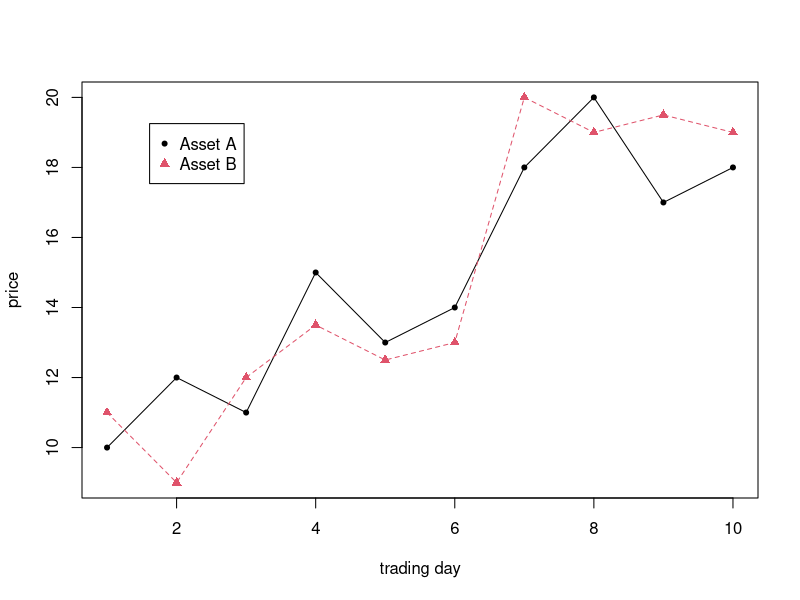
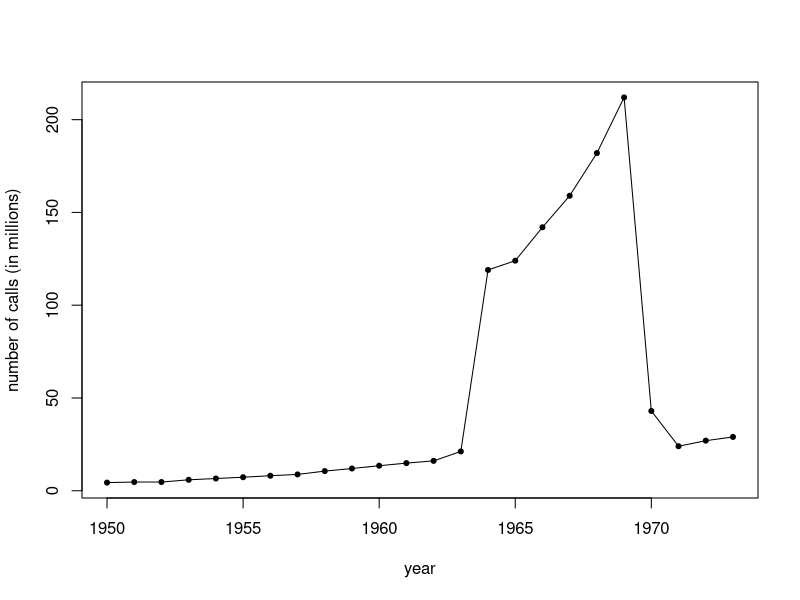
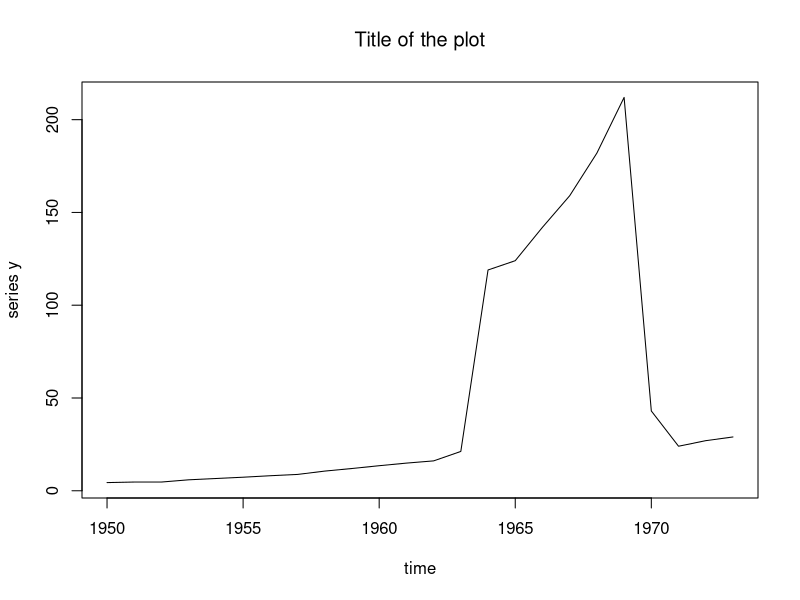
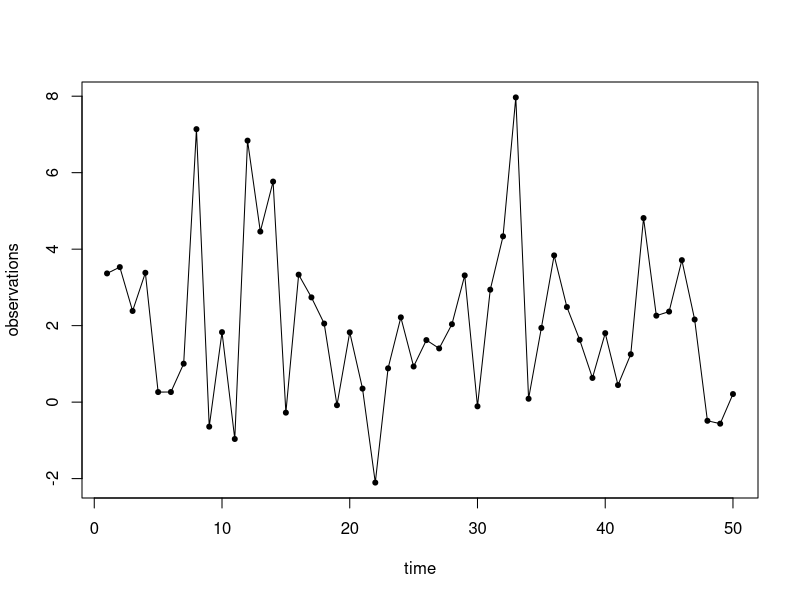
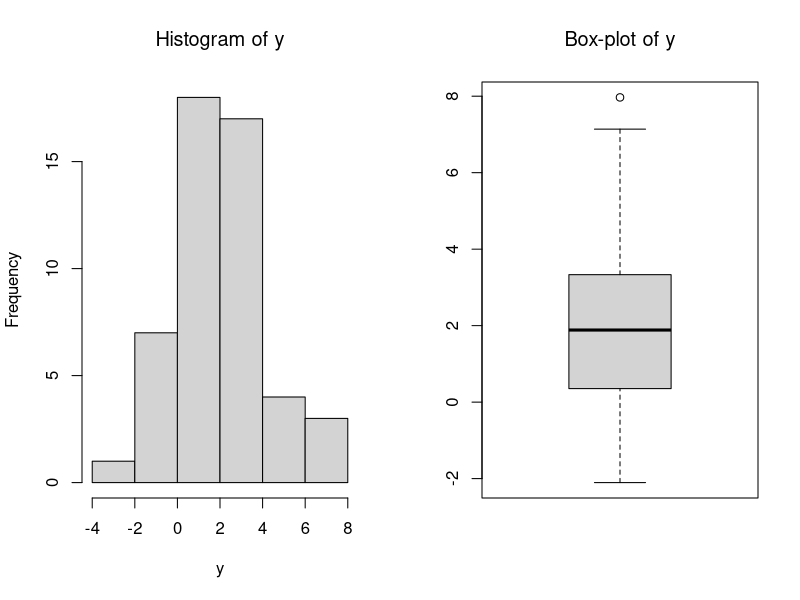
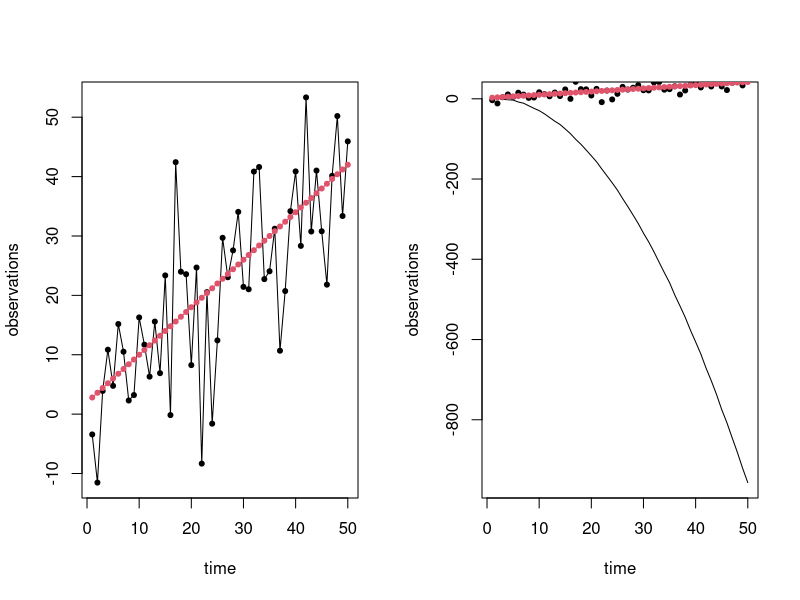
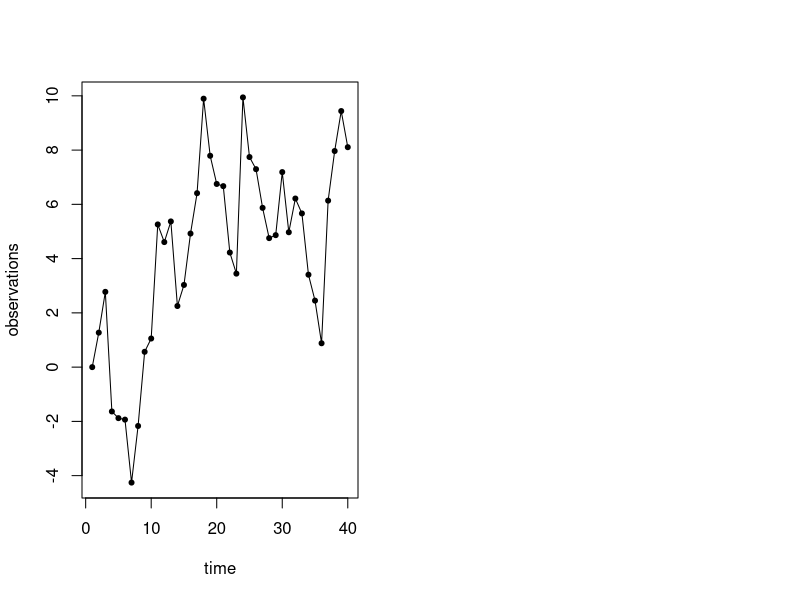

These charts were generated, in order, by the following R code: (Note: this script raises an error after producing the figures.)
#Assumptions
##assets can be freely traded at any trading day (i.e. there are no restrictions); and
##there are no transaction costs when we trade assets.

#Prices of Assets A and B 
A <- ts(c(10, 12, 11, 15, 13, 14, 18, 20, 17, 18) )
B <- ts(c(11, 9, 12, 13.5, 12.5, 13, 20, 19, 19.5, 19) )
ts.plot(A, B, ylab="price", xlab="trading day", lty=1:2, col=1:2)
points(A, pch=20)
points(B, pch=17,col=2)
legend("topleft",
legend = c("Asset A", "Asset B"),
pch = c(20,17),
col = 1:2,
inset = c(0.1, 0.1))
#hypothesised prices of two assets A and B, over 10 trading days. We observe that the two assets seem to follow each other quite closely.

#The annual number of telephone calls in Belgium, spanning 24 years (from 1950 to 1973)
library(MASS)
y <- ts(phones$calls, start=c(1950), frequency=1)
ts.plot(y, ylab="number of calls (in millions)", xlab="year")
points(y, pch=20)
#This data set suggests a slow (or weak) upward trend from 1950 until 1963, followed by
#an abrupt jump which was peaked in 1969 and that was followed by a drop in 1970. Questions of interest here
#would be to try to understand and maybe forecast the jump. Forecasting the number of annual telephone
#calls can help telecom companies to design and plan of services they provide

#Time plot : with consecutive points joined by straight lines to show the relation to time better. 
ts.plot(y, main=expression("Title of the plot"), xlab="time", ylab="series y")

#Stationary time series : the values of the series will change from one point of time to another, but the mean and variance stay the same.
#50 simulated observations from a stationary time series
y.static <- rnorm(50, mean=2, sd=2)
ts.plot(y.static, ylab="observations", xlab="time")
points(y.static, pch=20)

#Histogram and box plot of a stationary time series yt
par(mfrow=c(1,2))
hist(y.static, main=expression("Histogram of y"), xlab="y")
boxplot(y.static, main=expression("Box-plot of y"))

#Trend time series 
# it follows a linear trend (the straight line) plus noise. In other words if we remove the noise from yt we should be able to recover (approximately) the straight line or trend
y.trend <- 2 + 0.8*1:50 + rnorm(50, mean=0, sd=10)
ts.plot(y.trend, ylab="observations", xlab="time")
points(y.trend, pch=20)
lines(2 + 0.8*1:50, col=2)
points(2 + 0.8*1:50, col=2, pch=20, lty=2)

#Quadratic trend time series
y.quadratic <- 2 + 0.8*1:50 -0.4*((1:50)**2) + rnorm(50, mean=0, sd=1)
ts.plot(y.quadratic, ylab="observations", xlab="time")
points(y.trend, pch=20)
lines(2 + 0.8*1:50, col=2)
points(2 + 0.8*1:50, col=2, pch=20, lty=2)

#time-plot pf series 
# we can observe that the series generated from a trend or a random walk do not appear to have a constant mean.
e <- rnorm(40, mean=0, sd=2)
y.RW <- rep(0,40)
for(t in 2:40){y.RW[t]<-y.RW[t-1]+e[t]}
ts.plot(y.RW, ylab="observations", xlab="time")
points(y.RW, pch=20)

#the moving average : estimates trend in the times series 
#21-point (or 21-year) Moving Averages of the Central England temperature series
y <- ts(temp.central[,2], start=c(1659), frequency=1)
ma.21 <- filter(y, filter=rep(1/21,21), sides=2)
ts.plot(y, xlab="years", ylab="temperature")
lines(ma.21, col=2, lwd=2)

#filter function for moving average values 
y <- c(2,6,7,5,6,8,4,7.5)
ma <- filter(y, filter=rep(1/3, 3), sides=2)

#differencing 
diffts <- diff(y, lag=1)

#Auto-correlation 
library(MASS)
y <- ts(phones$calls, frequency=1)
lag.plot(y, lags=2)
#Lag plots for the Belgium phone calls data of Chapter 1. The top panel shows the lag plot for lag 1 and the bottom panel shows the lag plot for lag 2.

#sample autocorrelation function 
#Correlogram of a independnetly generated time series
y <- rnorm(100, mean=0, sd=1)
acf(y, main=expression("Correlogram of y"))
ma

#50 simulated observations from a stationary time series 
y.static2 <- rep(0, 50)
for(t in 2:50){ y.static2[t] <- 0.8 * y.static2[t-1] + rnorm(1, mean=0, sd=2) }
ts.plot(y.static2, ylab="observations", xlab="time")
points(y.static2, pch=20)
y.static2 <- arima.sim(50, model=list(ar=0.8), sd=4 ) #simulate time series 
?arima.sim #ask R to explain the arima.sim model 
acf(y.static2, main=expression("Correlogram of AR(1)")) #correlogram 

#Mean reversion revisited 
#spread of prices of assets A and B
A <- ts(c(10, 12, 11, 15, 13, 14, 18, 20, 17, 18) )
B <- ts(c(11, 9, 12, 13.5, 12.5, 13, 20, 19, 19.5, 19) )
S <- A - B
par(mfrow=c(1,2))
ts.plot(A, B, main=expression("Assets A and B"), ylab="prices", xlab="trading day", lty=1:2, col=1:2)
points(A, pch=20)
points(B, pch=17,col=2)
legend("topleft",
legend = c("Asset A", "Asset B"),
pch = c(20,17),
col = 1:2,
inset = c(0, 0))
ts.plot(S, main=expression("Spread of A and B"), xlab="trading day")
abline(h=mean(S),col=2, lty=2)
points(S, pch=20)
